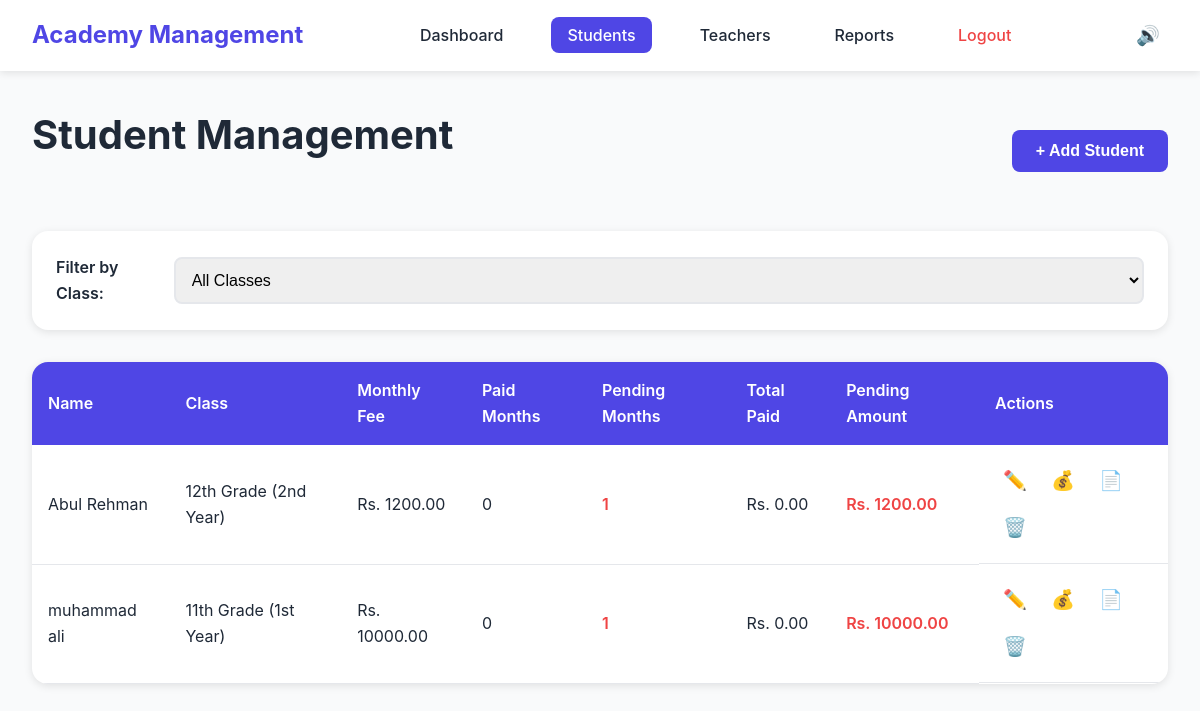
/students (signed in), run on the app's committed database.
### tables this page shows
CREATE TABLE students
                 (id INTEGER PRIMARY KEY AUTOINCREMENT,
                  name TEXT NOT NULL,
                  class TEXT NOT NULL,
                  monthly_fee REAL NOT NULL,
                  date_added TEXT NOT NULL);

### app.py (the view)
@app.route('/students')
@login_required
def students():
    conn = sqlite3.connect('academy.db')
    conn.row_factory = sqlite3.Row
    c = conn.cursor()
    class_filter = request.args.get('class', '')
    if class_filter:
        c.execute('SELECT * FROM students WHERE class = ? ORDER BY name', (class_filter,))
    else:
        c.execute('SELECT * FROM students ORDER BY name')
    students = c.fetchall()
    students_data = []
    for student in students:
        c.execute('SELECT SUM(amount) FROM student_payments WHERE student_id = ?', (student['id'],))
        total_paid = c.fetchone()[0] or 0
        date_added = datetime.strptime(student['date_added'], '%Y-%m-%d')
        months_enrolled = ((datetime.now().year - date_added.year) * 12 +
                          datetime.now().month - date_added.month) + 1
        total_due = student['monthly_fee'] * months_enrolled
        pending_amount = total_due - total_paid
        paid_months = int(total_paid / student['monthly_fee']) if student['monthly_fee'] > 0 else 0
        pending_months = months_enrolled - paid_months
        students_data.append({
            'id': student['id'],
            'name': student['name'],
            'class': student['class'],
            'monthly_fee': student['monthly_fee'],
            'total_paid': total_paid,
            'pending_amount': pending_amount,
            'paid_months': paid_months,
            'pending_months': pending_months
        })
    conn.close()
    classes = ['5th Grade', '6th Grade', '7th Grade', '8th Grade', '9th Grade',
               '10th Grade', '11th Grade (1st Year)', '12th Grade (2nd Year)']
    return render_template('students.html', students=students_data,
                         classes=classes, selected_class=class_filter)

### app.py (called while the page is built)
def login_required(f):
    @wraps(f)
    def decorated_function(*args, **kwargs):
        if 'logged_in' not in session:
            return redirect(url_for('login'))
        return f(*args, **kwargs)
    return decorated_function

### templates/students.html (shortened to what this page needs)
{% extends "base.html" %}
{% block content %}
<div class="container">
    <div class="page-header">
        <h1 class="page-title">Student Management</h1>
        <button class="btn btn-primary" onclick="openAddModal()">+ Add Student</button>
    </div>
    <div class="filters card-enter">
        <label for="classFilter">Filter by Class:</label>
        <select id="classFilter" class="form-select" onchange="filterByClass()">
            <option value="">All Classes</option>
        </select>
    </div>
    <div class="table-container card-enter" style="animation-delay: 0.1s">
        <table class="data-table">
            <thead>
                <tr>
                    <th>Name</th>
                    <th>Class</th>
                    <th>Monthly Fee</th>
                    <th>Paid Months</th>
                    <th>Pending Months</th>
                    <th>Total Paid</th>
                    <th>Pending Amount</th>
                    <th>Actions</th>
                </tr>
            </thead>
            <tbody>
                {% for student in students %}
                <tr>
                    <td>{{ student.name }}</td>
                    <td>{{ student.class }}</td>
                    <td>Rs. {{ "%.2f"|format(student.monthly_fee) }}</td>
                    <td>{{ student.paid_months }}</td>
                    <td {% if student.pending_months > 0 %}class="pending-pulse"{% endif %}>
                        {{ student.pending_months }}
                    </td>
                    <td>Rs. {{ "%.2f"|format(student.total_paid) }}</td>
                    <td {% if student.pending_amount > 0 %}class="pending-pulse"{% endif %}>
                        Rs. {{ "%.2f"|format(student.pending_amount) }}
                    </td>
                    <td class="action-buttons">
                        <button class="btn-icon" onclick="openEditModal({{ student.id }}, '{{ student.name }}', '{{ student.class }}', {{ student.monthly_fee }})" title="Edit">✏️</button>
                        <button class="btn-icon" onclick="openPaymentModal({{ student.id }}, '{{ student.name }}')" title="Add Payment">💰</button>
                        <button class="btn-icon" onclick="viewReceipt({{ student.id }})" title="View Receipt">📄</button>
                        <button class="btn-icon" onclick="deleteStudent({{ student.id }}, '{{ student.name }}')" title="Delete">🗑️</button>
                    </td>
                </tr>
                {% endfor %}
            </tbody>
        </table>
    </div>
</div>
{% endblock %}

### templates/base.html (shortened to what this page needs)
<!DOCTYPE html>
<html lang="en">
<head>
    <link rel="stylesheet" href="{{ url_for('static', filename='css/style.css') }}">
</head>
<body>
    <div class="page-wrapper">
        {% if request.endpoint != 'login' %}
        <nav class="navbar">
            <div class="nav-brand">Academy Management</div>
            <ul class="nav-menu">
                <li><a href="{{ url_for('dashboard') }}" class="nav-link {% if request.endpoint == 'dashboard' %}active{% endif %}">Dashboard</a></li>
                <li><a href="{{ url_for('students') }}" class="nav-link {% if request.endpoint == 'students' %}active{% endif %}">Students</a></li>
                <li><a href="{{ url_for('teachers') }}" class="nav-link {% if request.endpoint == 'teachers' %}active{% endif %}">Teachers</a></li>
                <li><a href="{{ url_for('reports') }}" class="nav-link {% if request.endpoint == 'reports' %}active{% endif %}">Reports</a></li>
                <li><a href="{{ url_for('logout') }}" class="nav-link logout">Logout</a></li>
            </ul>
            <div class="sound-toggle">
                <button id="soundToggle" class="btn-icon" title="Toggle Sound">
                    <span id="soundIcon">🔊</span>
                </button>
            </div>
        </nav>
        {% endif %}
        <main class="main-content fade-in">
            {% block content %}{% endblock %}
        </main>
    </div>
</body>
</html>

### static/css/style.css (style rules this page uses)
* { margin: 0; padding: 0; box-sizing: border-box; }
:root { --primary: #4F46E5; --primary-dark: #4338CA; --secondary: #10B981; --accent: #F59E0B; --danger: #EF4444; --bg: #F9FAFB; --card-bg: #FFFFFF; --text: #1F2937; --text-light: #6B7280; --border: #E5E7EB; --shadow: rgba(0, 0, 0, 0.1); --transition: all 0.3s cubic-bezier(0.4, 0, 0.2, 1); }
body { font-family: -apple-system, BlinkMacSystemFont, 'Segoe UI', 'Roboto', 'Oxygen', 'Ubuntu', 'Cantarell', sans-serif; background: var(--bg); color: var(--text); line-height: 1.6; }
.navbar { background: var(--card-bg); padding: 1rem 2rem; box-shadow: 0 2px 8px var(--shadow); display: flex; align-items: center; justify-content: space-between; position: sticky; top: 0; z-index: 1000; }
.nav-brand { font-size: 1.5rem; font-weight: 700; color: var(--primary); }
.nav-menu { display: flex; list-style: none; gap: 2rem; }
.nav-link { text-decoration: none; color: var(--text); font-weight: 500; padding: 0.5rem 1rem; border-radius: 0.5rem; transition: var(--transition); }
.nav-link.active { background: var(--primary); color: white; }
.nav-link.logout { color: var(--danger); }
.sound-toggle { display: flex; align-items: center; }
.main-content { padding: 2rem; max-width: 1400px; margin: 0 auto; }
.container { max-width: 1200px; margin: 0 auto; }
.fade-in { animation: fadeIn 0.5s ease-out; }
.card-enter { animation: cardEnter 0.5s ease-out backwards; }
.pending-pulse { animation: pulse 2s ease-in-out infinite; color: var(--danger); font-weight: 600; }
.form-input, .form-select { width: 100%; padding: 0.75rem; border: 2px solid var(--border); border-radius: 0.5rem; font-size: 1rem; transition: var(--transition); }
.btn { padding: 0.75rem 1.5rem; border: none; border-radius: 0.5rem; font-size: 1rem; font-weight: 600; cursor: pointer; transition: var(--transition); text-decoration: none; display: inline-flex; align-items: center; gap: 0.5rem; }
.btn-primary { background: var(--primary); color: white; }
.btn-icon { background: none; border: none; font-size: 1.2rem; cursor: pointer; padding: 0.5rem; border-radius: 0.5rem; transition: var(--transition); }
.page-title { font-size: 2.5rem; margin-bottom: 2rem; color: var(--text); }
.page-header { display: flex; justify-content: space-between; align-items: center; margin-bottom: 2rem; }
.action-buttons { display: flex; gap: 1rem; flex-wrap: wrap; }
.table-container { background: var(--card-bg); border-radius: 1rem; box-shadow: 0 2px 8px var(--shadow); overflow: hidden; margin-bottom: 2rem; }
.data-table { width: 100%; border-collapse: collapse; }
.data-table th { background: var(--primary); color: white; padding: 1rem; text-align: left; font-weight: 600; }
.data-table td { padding: 1rem; border-bottom: 1px solid var(--border); }
.data-table tbody tr { transition: var(--transition); }
.data-table .action-buttons { display: flex; gap: 0.5rem; }
.filters { background: var(--card-bg); padding: 1.5rem; border-radius: 1rem; box-shadow: 0 2px 8px var(--shadow); margin-bottom: 2rem; display: flex; align-items: center; gap: 1rem; }
.filters label { font-weight: 600; }

### data on the page
students: name "Abul Rehman", class "12th Grade (2nd Year)", monthly_fee "1200.00", paid_months "0", pending_months "1", total_paid "0.00", pending_amount "1200.00"
students: name "muhammad ali", class "11th Grade (1st Year)", monthly_fee "10000.00", paid_months "0", pending_months "1", total_paid "0.00", pending_amount "10000.00"
